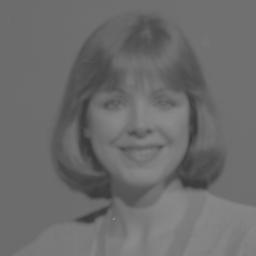
#> input picture contr2.jpg, 256 x 256 px
$ python ejercicio-5.py
#> lines starting #> are read from the running program, lines starting #| are printed output that depends on the picture
import numpy as np
import matplotlib.pyplot as plt
import cv2

imagen = cv2.imread('contr2.jpg')
#> imagen is the input picture: shape (256, 256, 3); min 56, max 139, mean 107.8

#realizmos el histograma de la imagen original
hist = cv2.calcHist([imagen], [0], None, [256], [0, 256])
#> hist = 256 values, max 11064 at index 108, min 0 at index 0, mean 256


Outlier = cv2.imread('contr2.jpg', cv2.IMREAD_GRAYSCALE)
#> Outlier: shape (256, 256); min 56, max 139, mean 107.8


for i in range(10):
    for j in range(10):
        Outlier[i][j] = 0
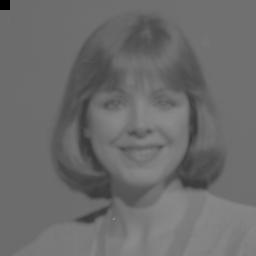
#> Outlier: shape (256, 256); min 0, max 139, mean 107.6

cv2.imshow('Outlier',Outlier)
cv2.imwrite('Outlier.jpg',Outlier)


img = cv2.imread('Outlier.jpg')
#> img: shape (256, 256, 3); min 0, max 139, mean 107.6
histOut = cv2.calcHist([img], [0], None, [256], [0, 256])
#> histOut = 256 values, max 10905 at index 108, min 0 at index 2, mean 256
plt.plot(histOut, color='blue' )
plt.xlabel('Intensidad de iluminacion')
plt.ylabel('Cantidad de pixeles')
plt.show()
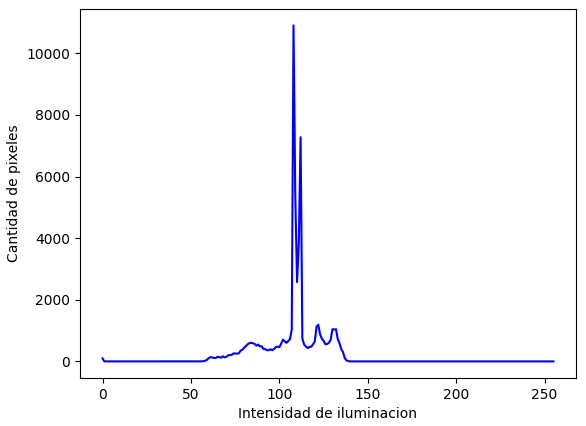
#> figure drawn by matplotlib, 1 panel; curve peaks at x = 108, y = 10905
